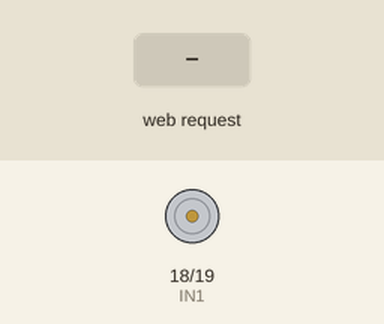
Simulated run of this program. Board: ESP32. On the bench: motor-driver pin pairs drawn as motors (green arrow = first pin HIGH = forward, orange = second pin HIGH = backward, longer = more drive, scaled by the enable pin). Inputs (shaded band) come from the test bench. WiFi joins after 1.5 s; servers stay silent unless stated; what the program prints to the serial monitor is not drawn.

Above: at 2.7 s.
2.8 s: HTTP request GET /fwd received
At 3.3 s:
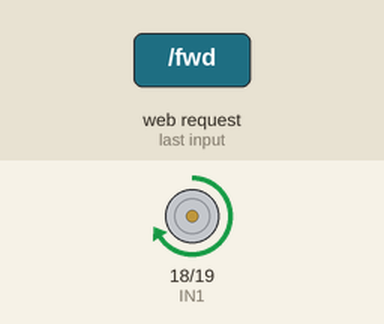
4.3 s: HTTP request GET /back received
At 5.7 s:
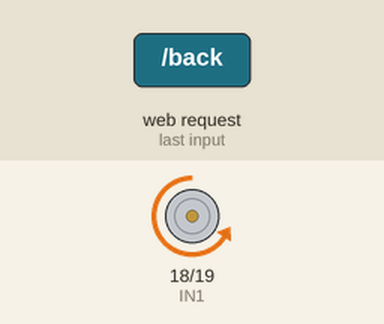
Timing chart, 0 to 7.3 s (numbered marks = the images above; inputs shaded):
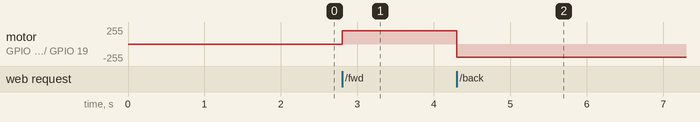

The program:

main.cpp
```cpp
#include <WiFi.h>
#include <WebServer.h>

const char* kSsid = "YOUR_SSID";
const char* kPass = "YOUR_PASSWORD";
const int IN1 = 18, IN2 = 19, ENA = 5;
WebServer server(80);


void drive(int speed) {              // -255..255
  digitalWrite(IN1, speed > 0);
  digitalWrite(IN2, speed < 0);
  ledcWrite(0, abs(speed));
}

void setup() {
  Serial.begin(115200);
  WiFi.mode(WIFI_STA);
    WiFi.begin(kSsid, kPass);
    while (WiFi.status() != WL_CONNECTED) { delay(500); Serial.print("."); }
    Serial.println(WiFi.localIP());
  pinMode(IN1, OUTPUT); pinMode(IN2, OUTPUT);
  ledcSetup(0, 5000, 8);
  ledcAttachPin(ENA, 0);
  server.on("/fwd",  []() { drive(200);  server.send(200, "text/plain", "fwd"); });
  server.on("/back", []() { drive(-200); server.send(200, "text/plain", "back"); });
  server.on("/stop", []() { drive(0);    server.send(200, "text/plain", "stop"); });
  server.begin();
}

void loop() {
  server.handleClient();
}
```

Measured:
- after the input at 2.8 s, motor on GPIO 18 (IN1) / GPIO 19 (IN2): stopped → forward 199/255 at once
- after the input at 4.3 s, motor on GPIO 18 (IN1) / GPIO 19 (IN2): forward 199/255 → backward 199/255 at once
